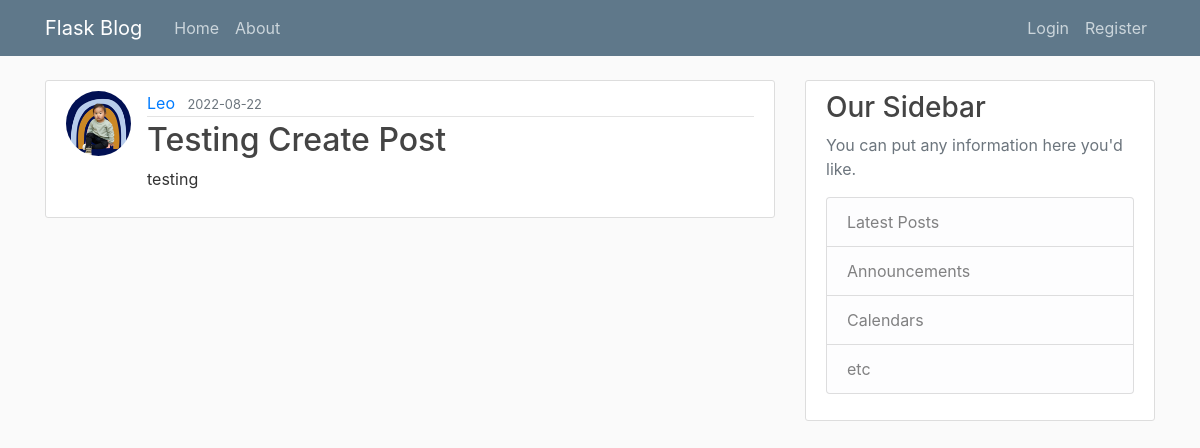
Screenshot of /post/2 with the database file from the repository.
### flaskblog/models.py (models this page shows, shortened)
class User(db.Model, UserMixin):  # Inherit from db.Model. UserMixin is required.
    id = db.Column(db.Integer, primary_key=True) # User id
    username = db.Column(db.String(20), unique=True, nullable=False) # Username, 20 char length max, must be unique, must have at least a username
    email = db.Column(db.String(120), unique=True, nullable=False) # Email
    image_file = db.Column(db.String(20), nullable=False, default='default.jpeg')  # Profile pic
    password = db.Column(db.String(60), nullable=False)
    posts = db.relationship('Post', backref='author', lazy=True) # backref allows Post to get the user that created the post. Every post must have a User. But a User can have many Posts.

class Post(db.Model):  # Inherit from db.Model
    id = db.Column(db.Integer, primary_key=True)
    title = db.Column(db.String(100), nullable=False)
    date_posted = db.Column(db.DateTime, nullable=False, default=datetime.utcnow)
    content = db.Column(db.Text, nullable=False)
    user_id = db.Column(db.Integer, db.ForeignKey('user.id'), nullable=False)

### flaskblog/posts/routes.py (the view)
@posts.route("/post/<int:post_id>")  # Set route based on a variable. In this case post_id var set to be an int
def post(post_id):  # Receives post_id from the variable received in the route above
    post = Post.query.get_or_404(post_id)  # Get post with post_id otherwise return 404
    return render_template('post.html', title=post.title, post=post)

### flaskblog/templates/post.html (shortened to what this page needs)
{% extends 'layout.html' %}
{% block content %}
    <article class="media content-section">
        <img class="rounded-circle article-img" src="{{ url_for('static', filename='profile_pics/' + post.author.image_file) }}">
        <div class="media-body">
        <div class="article-metadata">
            <a class="mr-2" href="{{ url_for('users.user_posts', username=post.author.username) }}">{{ post.author.username }}</a>
            <small class="text-muted">{{ post.date_posted.strftime('%Y-%m-%d') }}</small>
        </div>
        <h2 class ="article-title">{{ post.title }}</h2>
        <p class="article-content">{{ post.content }}</p>
        </div>
    </article>
{% endblock content %}

### flaskblog/static/main.css (style rules this page uses)
body { background: #fafafa; color: #333333; margin-top: 5rem; }
h1, h2, h3, h4, h5, h6 { color: #444444; }
.content-section { background: #ffffff; padding: 10px 20px; border: 1px solid #dddddd; border-radius: 3px; margin-bottom: 20px; }
.article-title { color: #444444; }
.article-content { white-space: pre-line; }
.article-img { height: 65px; width: 65px; margin-right: 16px; }
.article-metadata { padding-bottom: 1px; margin-bottom: 4px; border-bottom: 1px solid #e3e3e3 }

### rows the page displays
User: image_file (picture), author.username "Leo"
Post: date_posted "2022-08-22", title "Testing Create Post", content "testing"
